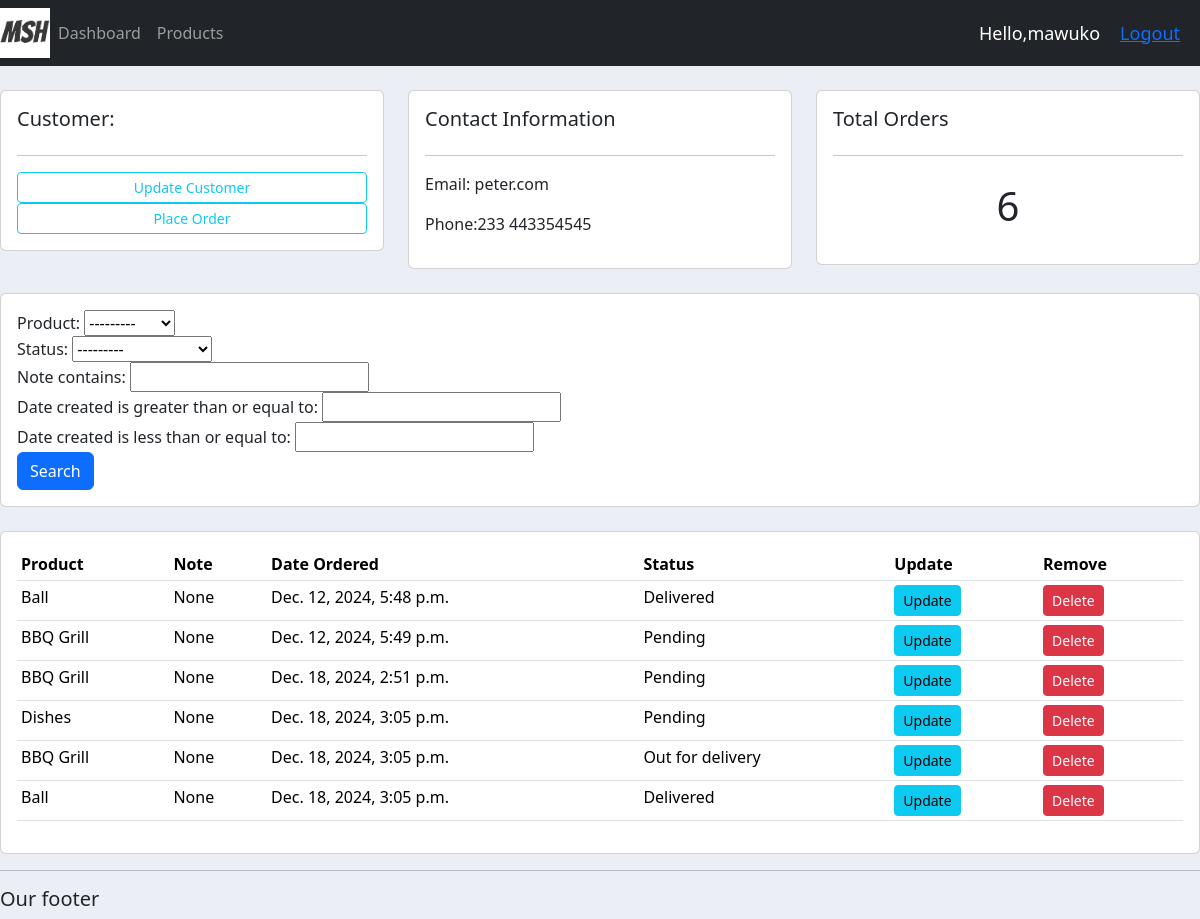
The page /customer/2/ (signed in) on the database its author committed.
### accounts/models.py (models this page shows, shortened)
class Customer(models.Model):
    name=models.CharField(max_length=200, null=True)
    phone=models.CharField(max_length=200,null=True)
    email=models.CharField(max_length=200, null=True)
    date_created= models.DateTimeField(auto_now_add=True,null=True)

class Order(models.Model):
    STATUS=(
        ('Pending','Pending'),
        ('Out for delivery','Out for delivery'),
        ('Delivered','Delivered'),
    )
    customer=models.ForeignKey(Customer,null=True, on_delete=models.SET_NULL)
    product=models.ForeignKey(Product,null=True, on_delete=models.SET_NULL)
    date_created=models.DateTimeField(auto_now_add=True,null=True)
    status=models.CharField(max_length=200, null=True, choices=STATUS)
    note = models.CharField(max_length=1000, null=True)

class Product(models.Model):
    CATEGORY=(
        ('Indoor','Indoor'),
        ('Out Door','Out Door')
    )
    name=models.CharField(max_length=200, null=True)
    price= models.FloatField(null=True)
    category=models.CharField(max_length=200, null=True, choices=CATEGORY)
    description=models.CharField(max_length=200, null=True, blank=True)
    date_created=models.DateTimeField(auto_now_add=True,null=True)
    tags= models.ManyToManyField(Tag)
    def __str__(self):
        return self.name

### accounts/views.py (the view)
# urls.py: path('customer/<str:pk_test>/', views.customer, name='customer'),
@login_required(login_url='login')
def customer(request , pk_test):
    customer= Customer.objects.get(id=pk_test)
    orders= customer.order_set.all()
    order_count=orders.count()
    myFilter = OrderFilter(request.GET, queryset=orders)
    orders=myFilter.qs
    context={'customer':customer, 'orders':orders,'order_count':order_count, 'myFilter':myFilter}
    return render(request,'accounts/customer.html',context)

### accounts/templates/accounts/customer.html
{%extends 'accounts/main.html'%} {%block content%}
<br />
<div class="row">
  <div class="col-md">
    <div class="card card-body">
      <h5>Customer:</h5>
      <hr />
      <a class="btn btn-outline-info btn-sm btn-block" href=""
        >Update Customer</a
      >
      <a
        class="btn btn-outline-info btn-sm btn-block"
        href="{%url 'create_order' customer.id%}"
        >Place Order</a
      >
    </div>
  </div>
  <div class="col-md">
    <div class="card card-body">
      <h5>Contact Information</h5>
      <hr />
      <p>Email: {{customer.email}}</p>
      <p>Phone:{{customer.phone}}</p>
    </div>
  </div>
  <div class="col-md">
    <div class="card card-body">
      <h5>Total Orders</h5>
      <hr />
      <h1 style="text-align: center; padding: 10px">{{orders.count}}</h1>
    </div>
  </div>
</div>
<br />
<div class="row">
  <div class="col">
    <div class="card card-body">
      <form method="get">
        {{myFilter.form}}
        <button class="btn btn-primary" type="submit">Search</button>
      </form>
    </div>
  </div>
</div>
<br />
<div class="row">
  <div class="col-md">
    <div class="card card-body">
      <table class="table table-sm">
        <tr>
          <th>Product</th>
          <th>Note</th>
          <th>Date Ordered</th>
          <th>Status</th>
          <th>Update</th>
          <th>Remove</th>
        </tr>
        {%for order in orders%}
        <tr>
          <td>{{order.product}}</td>
          <td>{{order.note}}</td>
          <td>{{order.date_created}}</td>
          <td>{{order.status}}</td>
          <td>
            <a
              class="btn btn-sm btn-info"
              href="{%url 'update_order' order.id%}"
              >Update</a
            >
          </td>
          <td>
            <a
              class="btn btn-sm btn-danger"
              href="{%url 'delete_order' order.id%}"
              >Delete</a
            >
          </td>
        </tr>
        {%endfor%}
      </table>
    </div>
  </div>
</div>
{%endblock%}

### accounts/templates/accounts/navBar.html (shortened to what this page needs)
<nav class="navbar navbar-expand-lg navbar-dark bg-dark">
  <img src="{% static 'images/logo.png'%}" alt="" id="logo" />
  <div class="collapse navbar-collapse" id="navbarNavAltMarkup">
    <ul class="navbar-nav">
      <li class="nav-item active">
        <a class="nav-link" href="{%url 'home'%}">Dashboard </a>
      </li>
      <li class="nav-item">
        <a class="nav-link" href="{%url 'products'%}">Products</a>
      </li>
    </ul>
  </div>
  <span class="hello-msg">Hello,{{request.user}}</span>
  <span class="hello-msg"><a href="{%url 'logout'%}">Logout</a></span>
</nav>

### static/css/main.css (style rules this page uses)
#logo { width: 50px; background-color: #fff; }
body { background-color: #ebeff5; }

### accounts/templates/accounts/navBar.html (style rules this page uses)
.hello-msg { font-size: 18px; color: #fff; margin-right:20px ; }

### rows shown on the page
Customer: email "peter.com", phone "233 443354545"
Order: product "Ball", note "None", date_created "Dec. 12, 2024, 5:48 p.m.", status "Delivered"
Order: product "BBQ Grill", note "None", date_created "Dec. 12, 2024, 5:49 p.m.", status "Pending"
Order: product "BBQ Grill", note "None", date_created "Dec. 18, 2024, 2:51 p.m.", status "Pending"
Order: product "Dishes", note "None", date_created "Dec. 18, 2024, 3:05 p.m.", status "Pending"
Order: product "BBQ Grill", note "None", date_created "Dec. 18, 2024, 3:05 p.m.", status "Out for delivery"
Order: product "Ball", note "None", date_created "Dec. 18, 2024, 3:05 p.m.", status "Delivered"

### other values the page prints
{{ request.user }} "mawuko"
{{ orders.count }} "6"
